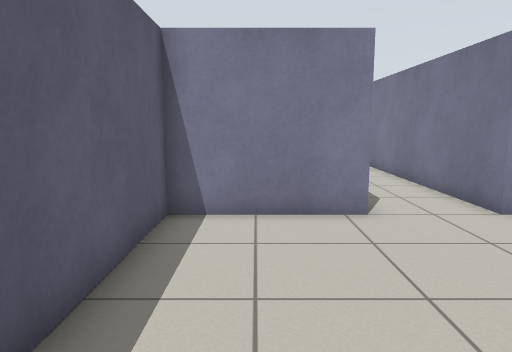
view 1 (above)

15 first-person views from a walk through a robot-simulator world made for Gazebo. The camera is 1 m above the floor, tilts 8° down and sees 70° across. The floor is counted in squares, 0.5 m on a side. Each view is taken from the middle of a square. On the plan, view 1 faces up. The plan holds only what a view shows up to about 19 squares ahead; the rest is blank.

view 2
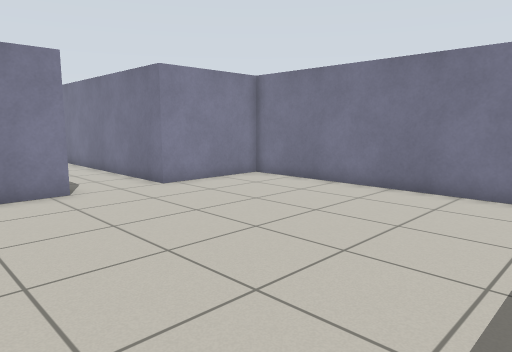

view 3
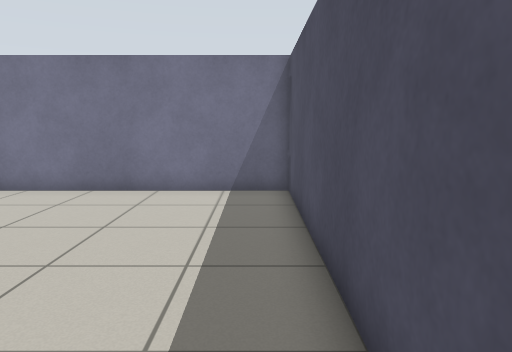

view 4
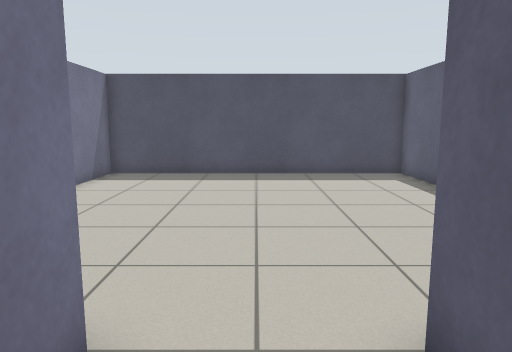

view 5
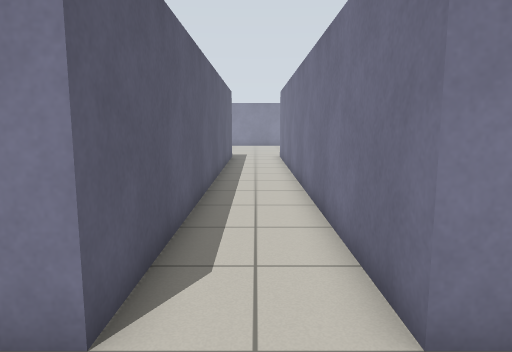

view 6
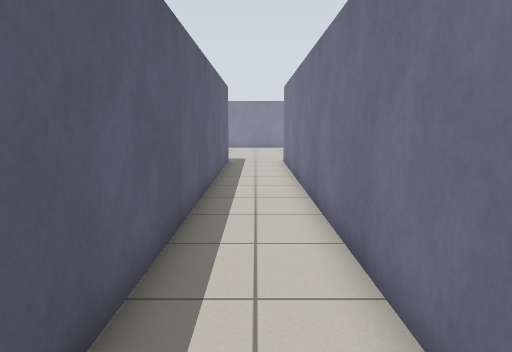

view 7
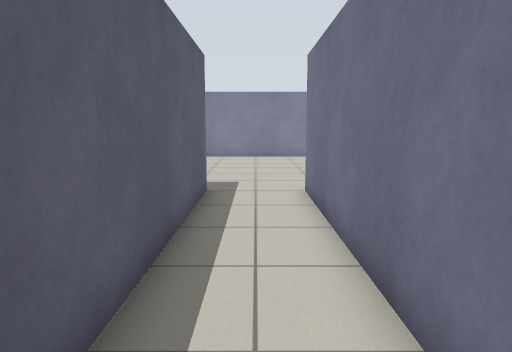

view 8
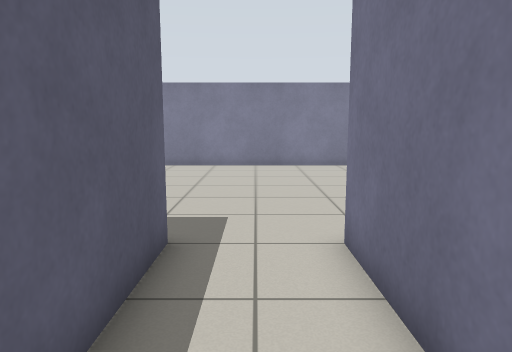

view 9
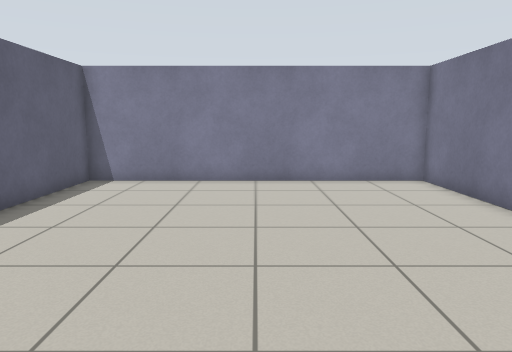

view 10
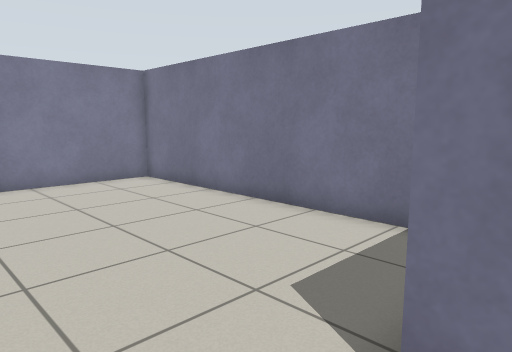

view 11
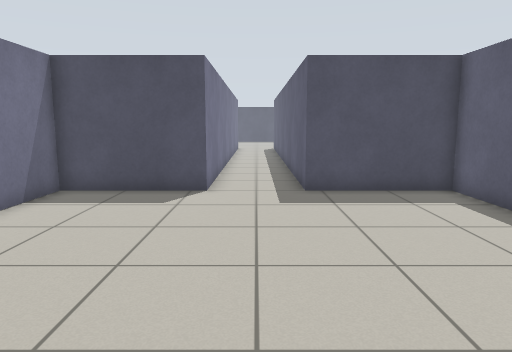

view 12
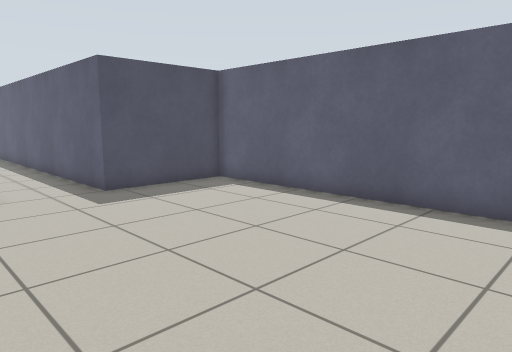

view 13
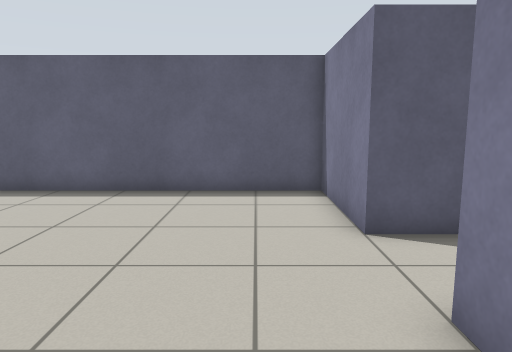

view 14
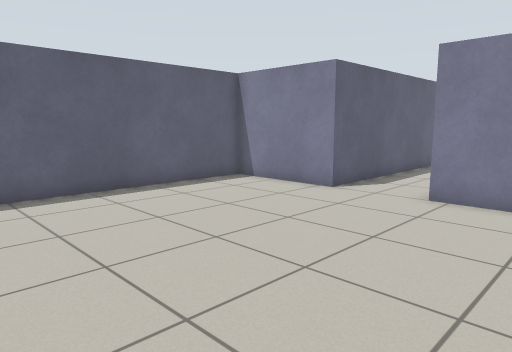

view 15
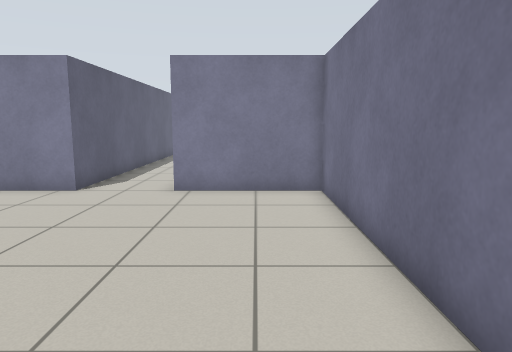

### Floor plan
Points are (right, up) in squares from view 1. A wall is a line through its corners. A room is listed if a view was taken in it or the views show most of it. See-through windows are left out.
Room 1 (views 1, 2, 3, 5, 13, 14, 15)
walls: (2.5, 8) (-2, 8) (-2, -4) (10, -4) (10, 8) (5.5, 8)
ways out: opening at (3.5, 8) to room 2
Room 2 (views 4, 6, 7, 8, 9, 10, 11, 12)
walls: (5.5, 8) (5.5, 28) (10, 28) (10, 40) (-2, 40) (-2, 28) (2.5, 28) (2.5, 8)
ways out: opening at (3.5, 8) to room 1

Positions as (right, up) in squares from view 1, and headings:
1: (0, 0), facing up
2: (-1, -3), facing up-right
3: (-1, -3), facing right
4: (4, 11), facing down
5: (4, 5), facing up
6: (4, 8), facing up
7: (4, 17), facing up
8: (4, 22), facing up
9: (4, 27), facing up
10: (3, 27), facing up-right
11: (4, 39), facing down
12: (7, 39), facing down-left
13: (9, 6), facing left
14: (9, -2), facing up-left
15: (8, -3), facing up
